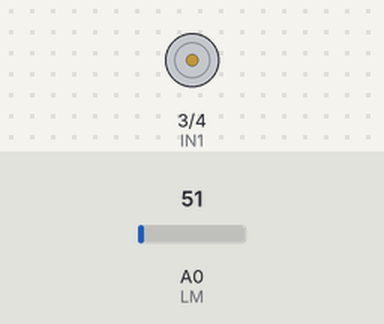
Recording of a sketch running on a simulated Arduino Uno, built with avr-gcc and run on an emulated ATmega328P. Parts: motor-driver pin pairs drawn as motors (green arrow = first pin HIGH = forward, orange = second pin HIGH = backward, longer = more drive, scaled by the enable pin). The test bench sets the inputs (shaded band); at power-on: A0 (LM) = 51. What the sketch prints to the serial monitor is not drawn.

Above: at 1.2 s.
1.3 s: A0 (LM) set to 52
At 1.6 s:
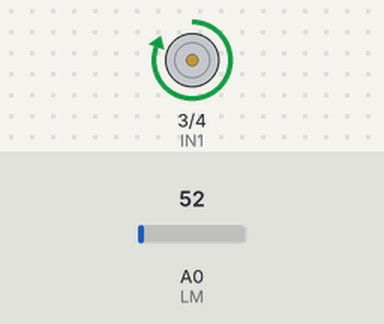
2.8 s: A0 (LM) set to 61
At 4.0 s:
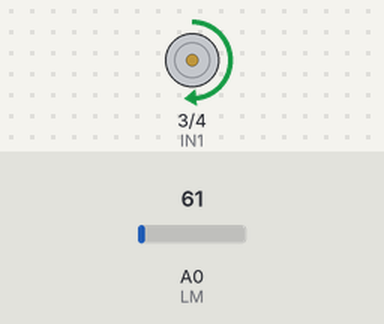
4.3 s: A0 (LM) set to 71
At 5.2 s:
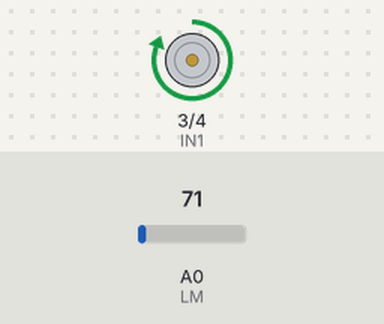
5.8 s: A0 (LM) set to 30
At 6.3 s:
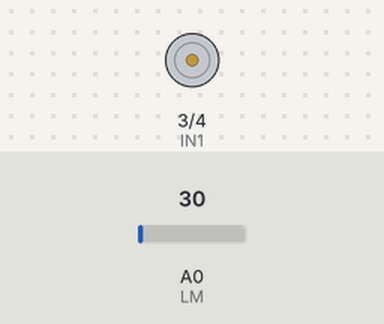
7.3 s: A0 (LM) set to 86
At 8.5 s:
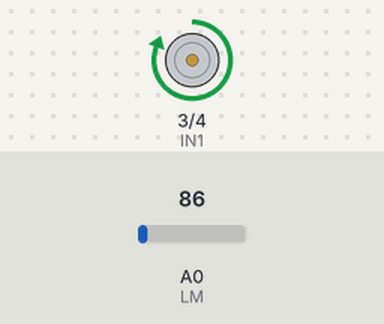
8.8 s: A0 (LM) set to 15
At 9.8 s:
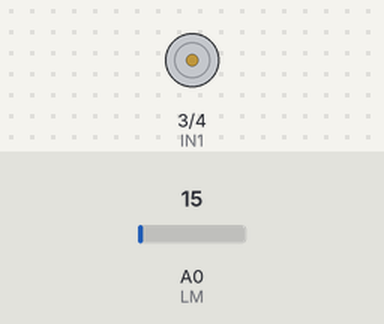
Timing chart, 0 to 11.3 s (numbered marks = the images above; inputs shaded):
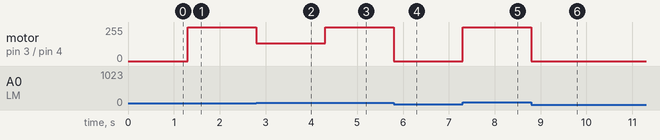

The sketch:

temperature_controled_fan.ino
```cpp
#define IN1 3
#define IN2 4
#define ENA 9
#define LM A0
int  val=0;          //用于存储读取出的LM35的模拟信号值
float temp=0;        //用于存储 计算出的温度值
float speed=0;
//初始化部分
void setup()
{
  pinMode(IN1,OUTPUT);
  pinMode(IN2,OUTPUT);
  pinMode(ENA,OUTPUT);
  digitalWrite(IN1,LOW);
  digitalWrite(IN2,HIGH);             //为控制马达的两个引脚分别写上电平值
  Serial.begin(115200);
}
//主函数部分
void loop()
{
  val=analogRead(LM);             //读取A0引脚的模拟值
  temp= val * 0.48876;               //将读取的模拟值val换算成温度值
  Serial.println(temp);
  if(temp<25)
  {
    digitalWrite(IN1,LOW);
    digitalWrite(IN2,LOW);     //当温度值小于25度时，给IN1和IN2低电平，马达不转动
  }
  else if(temp>=25)
  {
    val=map(temp,26,31,30,200);            //利用map()函数对LM35读取信号值进行映射
    analogWrite(ENA,val);          //当温度值大于25度，马达的转速开始随着温度的升高而加快
    digitalWrite(IN1,HIGH);
    digitalWrite(IN2,LOW);
  }
}
```

Measured:
- the behaviour switches between 51 and 52 on A0 (LM) (found by bisection; images 0 and 1)
- after the input at 1.3 s, motor on pin 3 (IN1) / pin 4 (IN2): stopped → forward 255/255 at once
- after the input at 2.8 s, motor on pin 3 (IN1) / pin 4 (IN2): forward 255/255 → forward 132/255 at once
- after the input at 4.3 s, motor on pin 3 (IN1) / pin 4 (IN2): forward 132/255 → forward 255/255 at once
- after the input at 5.8 s, motor on pin 3 (IN1) / pin 4 (IN2): forward 255/255 → stopped at once
- after the input at 7.3 s, motor on pin 3 (IN1) / pin 4 (IN2): stopped → forward 255/255 at once
- after the input at 8.8 s, motor on pin 3 (IN1) / pin 4 (IN2): forward 255/255 → stopped at once
